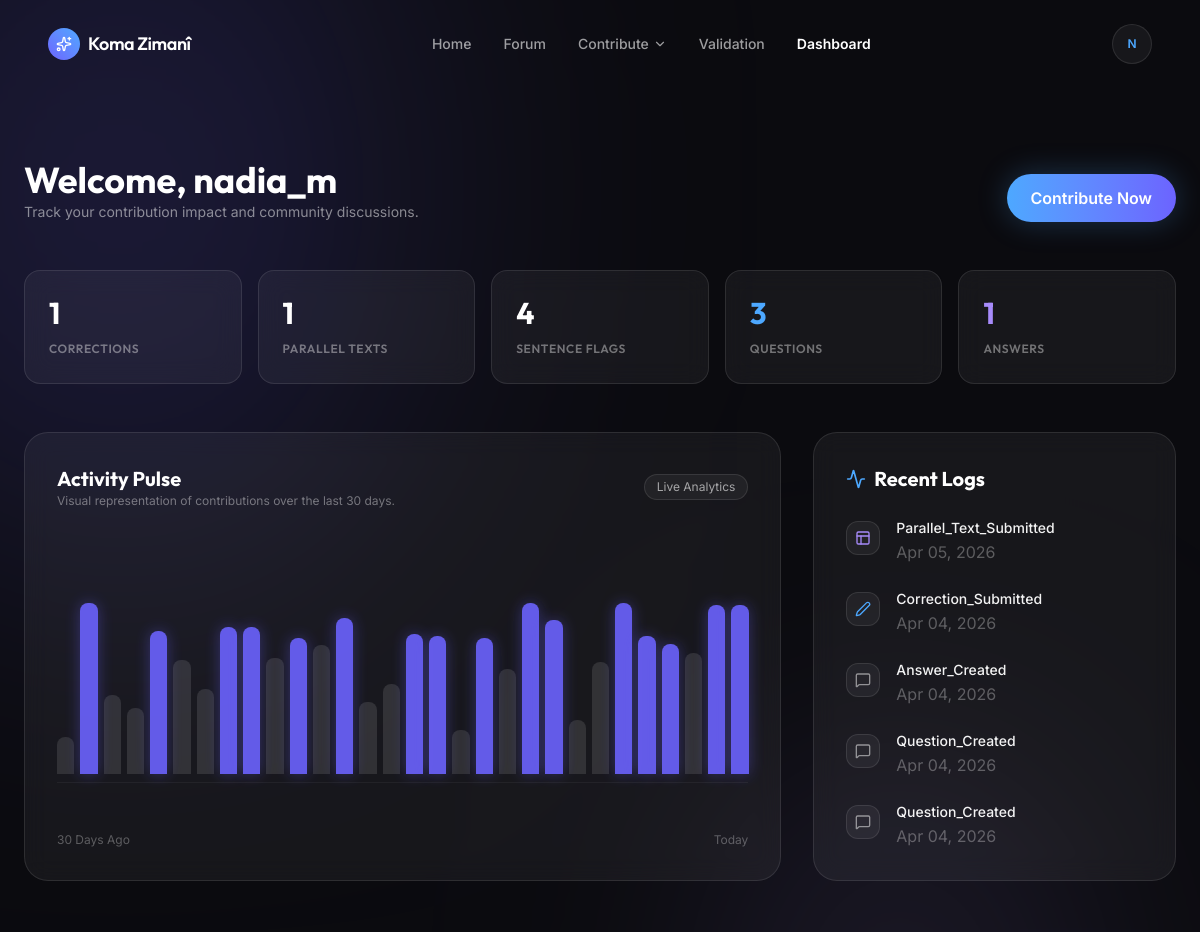
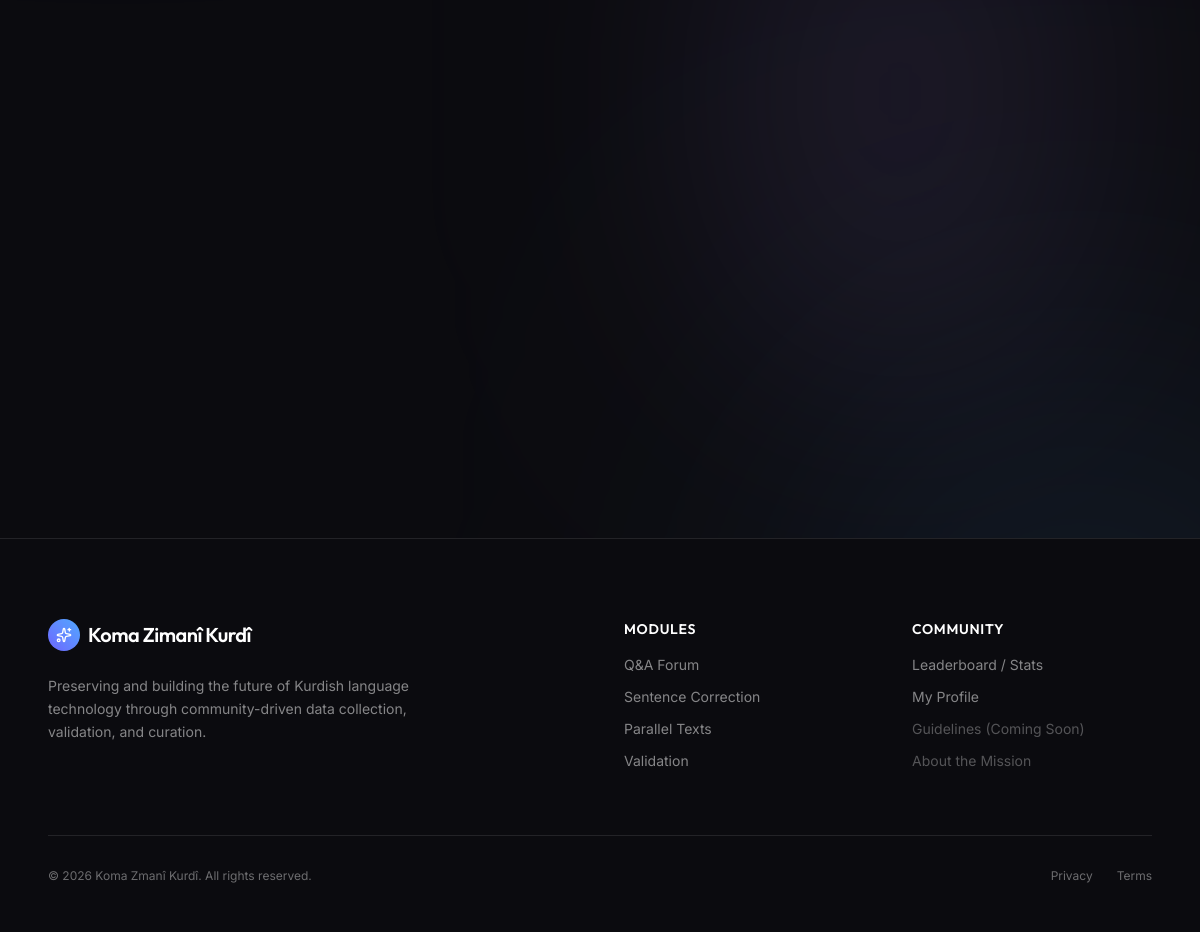
Page /dashboard/user/ (signed in) on the committed database (2 pictures, top to bottom).
### accounts/models.py (models this page shows, shortened)
class User(AbstractUser):
    ROLE_CHOICES = (
        ('normal_user', 'Normal User'),
        ('moderator', 'Moderator'),
        ('admin', 'Admin'),
    )
    role = models.CharField(max_length=20, choices=ROLE_CHOICES, default='normal_user')
    bio = models.TextField(blank=True, null=True, help_text="Short bio about the contributor")
    profile_image = models.ImageField(upload_to='profile_images/', blank=True, null=True)
    @property
    def is_moderator(self):
        return self.role in ['moderator', 'admin'] or self.is_staff or self.is_superuser
    @property
    def is_site_admin(self):
        return self.role == 'admin' or self.is_superuser

class ActivityLog(models.Model):
    user = models.ForeignKey(User, on_delete=models.SET_NULL, null=True, related_name='activity_logs')
    action_type = models.CharField(max_length=100)
    target_type = models.CharField(max_length=100, blank=True, null=True)
    target_id = models.IntegerField(null=True, blank=True)
    metadata_json = models.JSONField(default=dict, blank=True)
    created_at = models.DateTimeField(auto_now_add=True)
    class Meta:
        ordering = ['-created_at']

### dashboard/views.py (the view)
# urls.py: path('user/', views.user_dashboard, name='user_dashboard'),
@login_required
def user_dashboard(request):
    user = request.user
    context = {
        'my_questions': Question.objects.filter(author=user).select_related('author').order_by('-created_at')[:5],
        'my_answers': Answer.objects.filter(author=user).select_related('author', 'question').order_by('-created_at')[:5],
        'my_corrections': CorrectionSubmission.objects.filter(submitted_by=user).select_related('submitted_by').order_by('-created_at')[:5],
        'my_parallel_texts': ParallelTextSubmission.objects.filter(submitted_by=user).select_related('submitted_by').order_by('-created_at')[:5],
        'my_judgments': SentenceJudgmentSubmission.objects.filter(submitted_by=user).select_related('submitted_by').order_by('-created_at')[:5],
        'corrections_count': CorrectionSubmission.objects.filter(submitted_by=user).count(),
        'parallel_count': ParallelTextSubmission.objects.filter(submitted_by=user).count(),
        'judgments_count': SentenceJudgmentSubmission.objects.filter(submitted_by=user).count(),
        'questions_count': Question.objects.filter(author=user).count(),
        'answers_count': Answer.objects.filter(author=user).count(),
        'recent_activity': ActivityLog.objects.filter(user=user).select_related('user').order_by('-created_at')[:10],
    }
    return render(request, 'dashboard/user.html', context)

### templates/dashboard/user.html (shortened to what this page needs)
{% extends "base.html" %}
{% block content %}
    <div class="max-w-7xl mx-auto px-6 pt-16 pb-20">
        <div class="reveal-up mb-12 flex flex-col md:flex-row justify-between items-start md:items-end gap-6">
            <div>
                <h1 class="text-4xl font-outfit font-bold text-white">Welcome, {{ request.user.username }}</h1>
                <p class="text-white/50 text-sm font-sans mt-0.5">Track your contribution impact and community discussions.</p>
            </div>
            <a href="{% url 'contribute_home' %}" class="px-6 py-3 rounded-full bg-gradient-to-r from-[#4DA8FF] to-[#6C63FF] text-white font-semibold hover:scale-105 active:scale-95 transition-transform shadow-[0_0_30px_rgba(77,168,255,0.25)]">
                Contribute Now
            </a>
        </div>
        <div class="grid grid-cols-2 md:grid-cols-5 gap-4 mb-12 reveal-up">
            <div class="p-6 rounded-2xl bg-white/5 border border-white/10 backdrop-blur-md">
                <span class="text-3xl font-outfit font-bold text-white mb-1 block">{{ corrections_count }}</span>
                <span class="text-xs uppercase text-white/40 tracking-wider font-semibold font-outfit">Corrections</span>
            </div>
            <div class="p-6 rounded-2xl bg-white/5 border border-white/10 backdrop-blur-md">
                <span class="text-3xl font-outfit font-bold text-white mb-1 block">{{ parallel_count }}</span>
                <span class="text-xs uppercase text-white/40 tracking-wider font-semibold font-outfit">Parallel Texts</span>
            </div>
            <div class="p-6 rounded-2xl bg-white/5 border border-white/10 backdrop-blur-md">
                <span class="text-3xl font-outfit font-bold text-white mb-1 block">{{ judgments_count }}</span>
                <span class="text-xs uppercase text-white/40 tracking-wider font-semibold font-outfit">Sentence Flags</span>
            </div>
            <div class="p-6 rounded-2xl bg-white/5 border border-white/10 backdrop-blur-md">
                <span class="text-3xl font-outfit font-bold text-[#4DA8FF] mb-1 block">{{ questions_count }}</span>
                <span class="text-xs uppercase text-white/40 tracking-wider font-semibold font-outfit">Questions</span>
            </div>
            <div class="p-6 rounded-2xl bg-white/5 border border-white/10 backdrop-blur-md">
                <span class="text-3xl font-outfit font-bold text-[#A78BFA] mb-1 block">{{ answers_count }}</span>
                <span class="text-xs uppercase text-white/40 tracking-wider font-semibold font-outfit">Answers</span>
            </div>
        </div>
        <div class="grid grid-cols-1 lg:grid-cols-3 gap-8 mb-12">
            <div class="lg:col-span-2 reveal-up" data-delay="100">
                <div class="bg-white/5 border border-white/10 rounded-3xl p-8 backdrop-blur-md h-full flex flex-col justify-between">
                    <div class="flex justify-between items-center mb-6">
                        <div>
                            <h3 class="text-xl font-outfit font-bold text-white">Activity Pulse</h3>
                            <p class="text-xs text-white/40 font-sans">Visual representation of contributions over the last 30 days.</p>
                        </div>
                        <span class="px-3 py-1 rounded-full bg-white/5 border border-white/10 text-xs text-white/60">Live Analytics</span>
                    </div>
                    <div class="flex items-end gap-1.5 h-48 mt-8 border-b border-white/5 pb-2" id="heatmap-container">
                    </div>
                    <div class="flex justify-between items-center mt-6 text-xs text-white/30 font-sans">
                        <span>30 Days Ago</span>
                        <span>Today</span>
                    </div>
                </div>
            </div>
            <div class="reveal-up" data-delay="150">
                <div class="bg-white/5 border border-white/10 rounded-3xl p-8 backdrop-blur-md h-full">
                    <h3 class="text-xl font-outfit font-bold text-white mb-6 flex items-center gap-2">
                        <i data-lucide="activity" class="w-5 h-5 text-[#4DA8FF]"></i> Recent Logs
                    </h3>
                    {% if recent_activity %}
                        <div class="space-y-6">
                            {% for log in recent_activity %}
                                <div class="flex gap-4 items-start">
                                    <div class="mt-1 bg-white/5 p-2 rounded-xl border border-white/10">
                                        {% if log.action_type == 'correction_submitted' %}
                                            <i data-lucide="edit-2" class="w-4 h-4 text-[#4DA8FF]"></i>
                                        {% elif log.action_type == 'parallel_text_submitted' %}
                                            <i data-lucide="layout" class="w-4 h-4 text-[#A78BFA]"></i>
                                        {% elif log.action_type == 'judgment_submitted' %}
                                            <i data-lucide="flag" class="w-4 h-4 text-[#7CFFB2]"></i>
                                        {% else %}
                                            <i data-lucide="message-square" class="w-4 h-4 text-white/50"></i>
                                        {% endif %}
                                    </div>
                                    <div>
                                        <p class="text-sm font-medium text-white/95 leading-normal capitalize">{{ log.action_type|title }}</p>
                                        <p class="text-2xs text-white/30 font-sans mt-0.5">{{ log.created_at|date:"M d, Y" }}</p>
                                    </div>
                                </div>
                            {% endfor %}
                        </div>
                    {% else %}
                        <p class="text-sm text-white/30 italic font-sans">No recent platform interactions registered.</p>
                    {% endif %}
                </div>
            </div>
        </div>
    </div>
{% endblock content %}

### templates/base.html (shortened to what this page needs)
<!DOCTYPE html>
{% load static %}
<html lang="en">
<head>
    <link rel="stylesheet" href="{% static 'css/output.css' %}">
</head>
<body class="min-h-screen relative flex flex-col pt-24">
    <div class="fixed inset-0 overflow-hidden pointer-events-none z-[-1]">
    </div>
    <nav id="navbar" class="fixed top-0 w-full z-50 transition-all duration-500 bg-transparent py-6">
        <div class="max-w-7xl mx-auto px-6 md:px-12 flex items-center justify-between">
            <a href="{% url 'home' %}" class="flex items-center gap-2 cursor-pointer group">
                <div class="w-8 h-8 rounded-full bg-gradient-to-tr from-[#6C63FF] to-[#4DA8FF] flex items-center justify-center group-hover:scale-110 transition-transform">
                    <i data-lucide="sparkles" class="text-white w-4 h-4"></i>
                </div>
                <span class="font-outfit font-semibold text-lg tracking-tight text-white">Koma Zimanî</span>
            </a>
            <div class="hidden md:flex items-center gap-8">
                <a href="{% url 'home' %}" class="nav-btn text-sm font-medium transition-colors hover:text-white {% if request.resolver_match.url_name == 'home' %}text-white font-semibold{% else %}text-white/60{% endif %}">Home</a>
                <a href="{% url 'question_list' %}" class="nav-btn text-sm font-medium transition-colors hover:text-white {% if 'forum' in request.path %}text-white font-semibold{% else %}text-white/60{% endif %}">Forum</a>
                <div class="relative dropdown-container">
                    <button class="flex items-center gap-1 nav-btn text-sm font-medium transition-colors hover:text-white {% if 'contribution' in request.path %}text-white font-semibold{% else %}text-white/60{% endif %}">
                        Contribute <i data-lucide="chevron-down" class="w-3.5 h-3.5"></i>
                    </button>
                </div>
                <a href="{% url 'validation_home' %}" class="nav-btn text-sm font-medium transition-colors hover:text-white {% if 'validation' in request.path %}text-white font-semibold{% else %}text-white/60{% endif %}">Validation</a>
                {% if user.is_authenticated %}
                    <a href="{% url 'dashboard' %}" class="nav-btn text-sm font-medium transition-colors hover:text-white {% if 'dashboard' in request.path %}text-white font-semibold{% else %}text-white/60{% endif %}">Dashboard</a>
                {% endif %}
            </div>
            <div class="flex items-center gap-4">
                {% if user.is_authenticated %}
                    <div class="relative dropdown-container">
                        <button class="w-10 h-10 rounded-full bg-white/5 border border-white/10 flex items-center justify-center hover:bg-white/10 hover:border-white/20 transition-all overflow-hidden focus:outline-none">
                            {% if user.profile_image %}
                                <img src="{{ user.profile_image.url }}" alt="Profile" class="w-full h-full object-cover" width="40" height="40" loading="lazy" decoding="async">
                            {% else %}
                                <span class="text-xs font-semibold text-[#4DA8FF]">{{ user.username|first|upper }}</span>
                            {% endif %}
                        </button>
                    </div>
                {% endif %}
            </div>
        </div>
    </nav>
    <main class="flex-1 w-full relative z-10">
        {% block content %}{% endblock content %}
    </main>
    <footer class="border-t border-white/10 bg-[#0B0B0F] pt-20 pb-12 mt-20 relative z-10">
        <div class="max-w-7xl mx-auto px-6 md:px-12">
            <div class="grid grid-cols-1 md:grid-cols-4 gap-12 mb-16">
                <div class="col-span-1 md:col-span-2">
                    <div class="flex items-center gap-2 mb-6">
                        <div class="w-8 h-8 rounded-full bg-gradient-to-tr from-[#6C63FF] to-[#4DA8FF] flex items-center justify-center">
                            <i data-lucide="sparkles" class="text-white w-4 h-4"></i>
                        </div>
                        <span class="font-outfit font-semibold text-xl tracking-tight text-white">Koma Zimanî Kurdî</span>
                    </div>
                    <p class="text-white/50 text-sm max-w-sm leading-relaxed">
                        Preserving and building the future of Kurdish language technology through community-driven data collection, validation, and curation.
                    </p>
                </div>
                <div>
                    <h4 class="text-white font-semibold text-sm tracking-wider uppercase mb-4 font-outfit">Modules</h4>
                    <ul class="space-y-3 text-sm text-white/50">
                        <li><a href="{% url 'question_list' %}" class="hover:text-white transition-colors">Q&A Forum</a></li>
                        <li><a href="{% url 'correct_this' %}" class="hover:text-white transition-colors">Sentence Correction</a></li>
                        <li><a href="{% url 'parallel_text' %}" class="hover:text-white transition-colors">Parallel Texts</a></li>
                        <li><a href="{% url 'validation_home' %}" class="hover:text-white transition-colors">Validation</a></li>
                    </ul>
                </div>
                <div>
                    <h4 class="text-white font-semibold text-sm tracking-wider uppercase mb-4 font-outfit">Community</h4>
                    <ul class="space-y-3 text-sm text-white/50">
                        {% if user.is_authenticated %}
                            <li><a href="{% url 'dashboard' %}" class="hover:text-white transition-colors">Leaderboard / Stats</a></li>
                            <li><a href="{% url 'profile' %}" class="hover:text-white transition-colors">My Profile</a></li>
                        {% endif %}
                        <li><span class="text-white/30 cursor-not-allowed">Guidelines (Coming Soon)</span></li>
                        <li><span class="text-white/30 cursor-not-allowed">About the Mission</span></li>
                    </ul>
                </div>
            </div>
            <div class="flex flex-col md:flex-row justify-between items-center pt-8 border-t border-white/10 text-xs text-white/40">
                <p>© 2026 Koma Zmanî Kurdî. All rights reserved.</p>
                <div class="flex gap-6 mt-4 md:mt-0">
                    <span class="hover:text-white transition-colors cursor-pointer">Privacy</span>
                    <span class="hover:text-white transition-colors cursor-pointer">Terms</span>
                </div>
            </div>
        </div>
    </footer>
</body>
</html>

### rows in the picture
User: username|first "N", user.username "nadia_m"
ActivityLog: action_type "Parallel_Text_Submitted", created_at "Apr 05, 2026"
ActivityLog: action_type "Correction_Submitted", created_at "Apr 04, 2026"
ActivityLog: action_type "Answer_Created", created_at "Apr 04, 2026"
ActivityLog: action_type "Question_Created", created_at "Apr 04, 2026"
ActivityLog: action_type "Question_Created", created_at "Apr 04, 2026"

### other values in the picture
{{ corrections_count }} "1"
{{ parallel_count }} "1"
{{ judgments_count }} "4"
{{ questions_count }} "3"
{{ answers_count }} "1"
